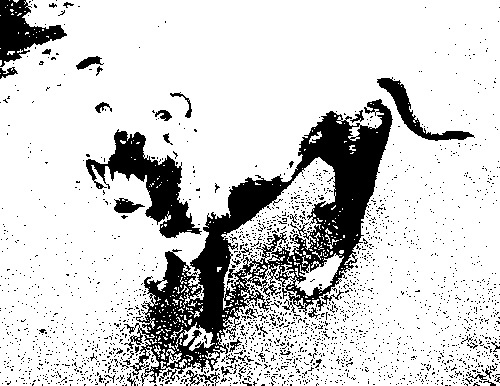
#> input picture img_nova.jpg, 500 x 386 px
$ python bordas-sobel.py   (older library calls are emulated)
#> lines starting #> are read from the running program, lines starting #| are printed output that depends on the picture
import numpy as np
import cv2

img = cv2.imread('img_nova.jpg')
#> img is the input picture: shape (386, 500, 3); min 0, max 255, mean 208.6
img = cv2.cvtColor(img, cv2.COLOR_BGR2GRAY)
#> img: shape (386, 500)
sobelX = cv2.Sobel(img, cv2.CV_64F, 1, 0)
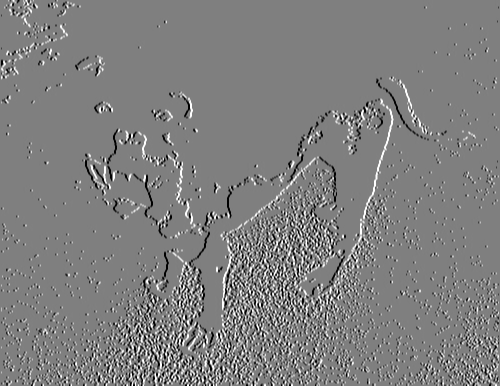
#> sobelX: shape (386, 500) float64; min -1020, max 1020, mean 0.6; drawn with min black and max white
sobelY = cv2.Sobel(img, cv2.CV_64F, 0, 1)
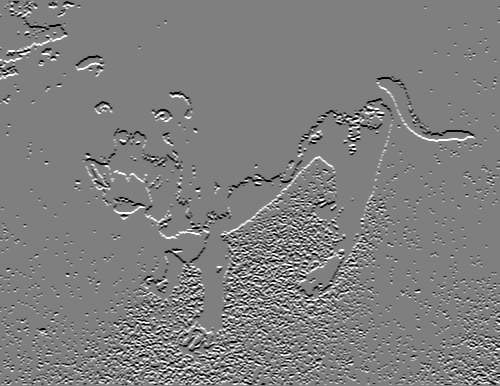
#> sobelY: shape (386, 500) float64; min -1020, max 1020, mean -0.5; drawn with min black and max white
sobelX = np.uint8(np.absolute(sobelX))
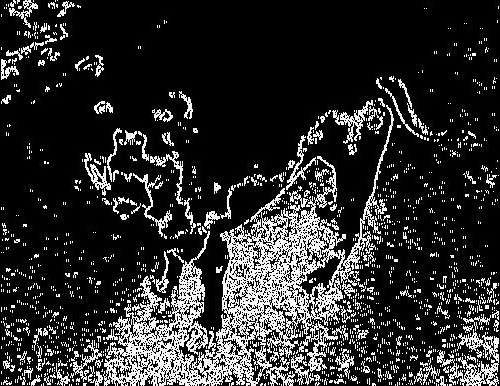
#> sobelX: shape (386, 500); min 0, max 255, mean 45.5
sobelY = np.uint8(np.absolute(sobelY))
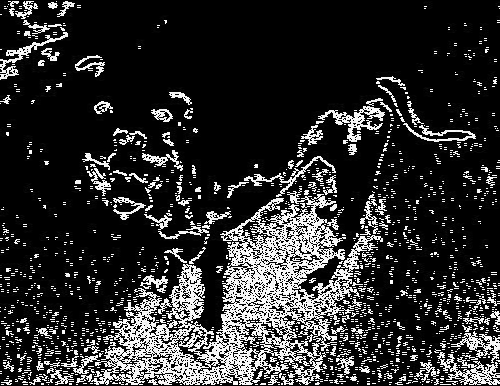
#> sobelY: shape (386, 500); min 0, max 255, mean 46.1
sobel = cv2.bitwise_or(sobelX, sobelY)
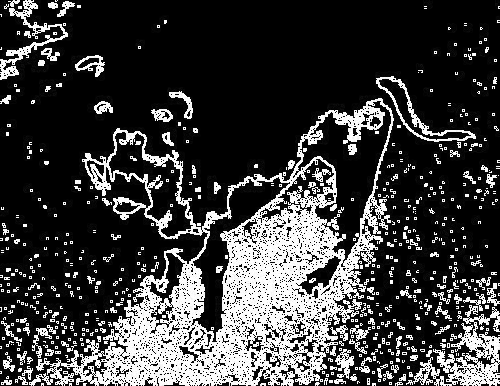
#> sobel: shape (386, 500); min 0, max 255, mean 61
resultado = np.vstack([
    np.hstack([img, sobelX]),
    np.hstack([sobelY, sobel])
])
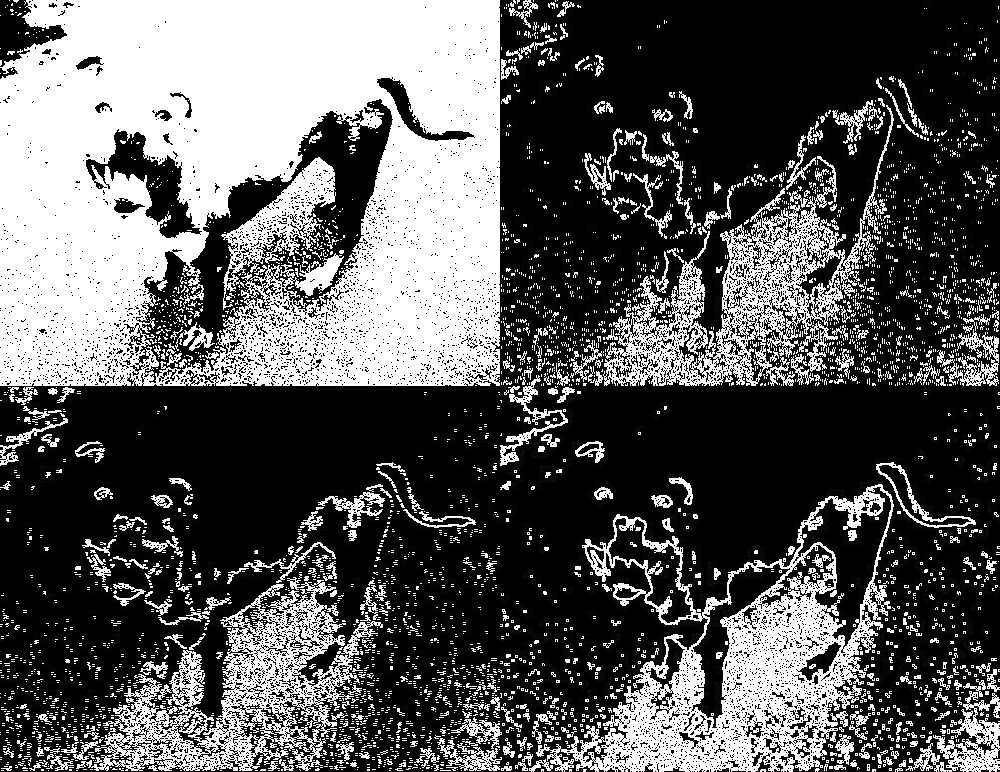
#> resultado: shape (772, 1000); min 0, max 255, mean 90.3
cv2.imshow("Sobel", resultado)
cv2.waitKey(0)
